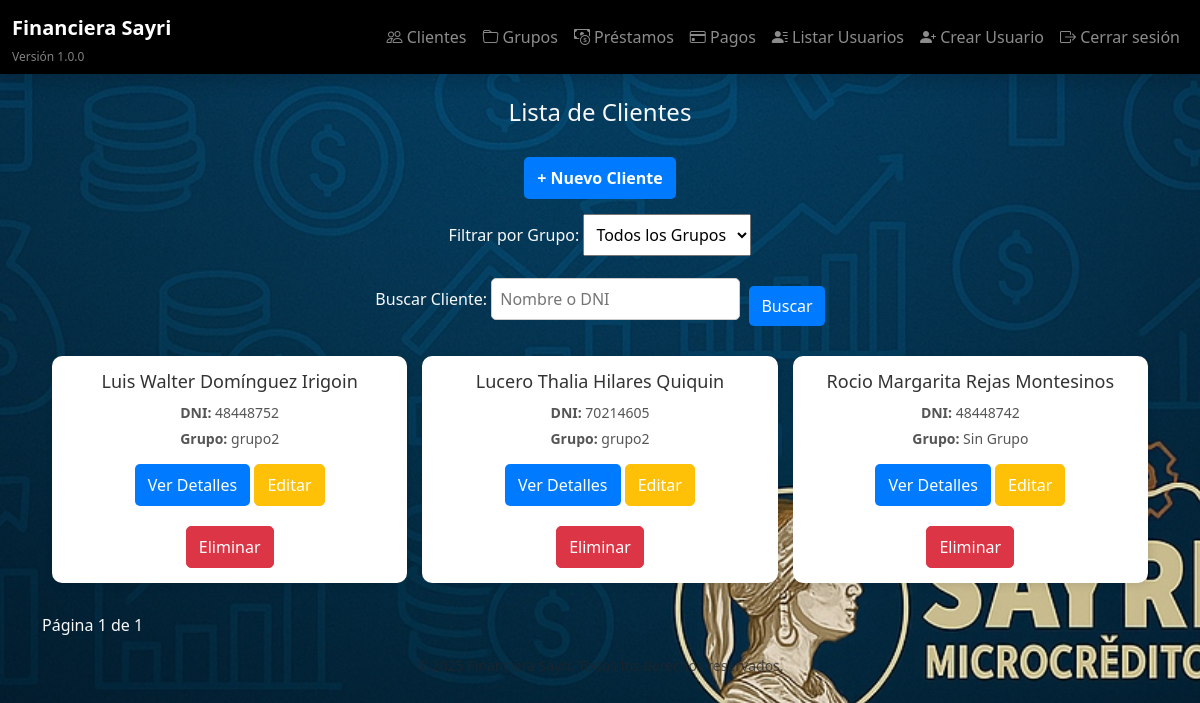
Page /clientes/ (signed in) on the earlier database version.
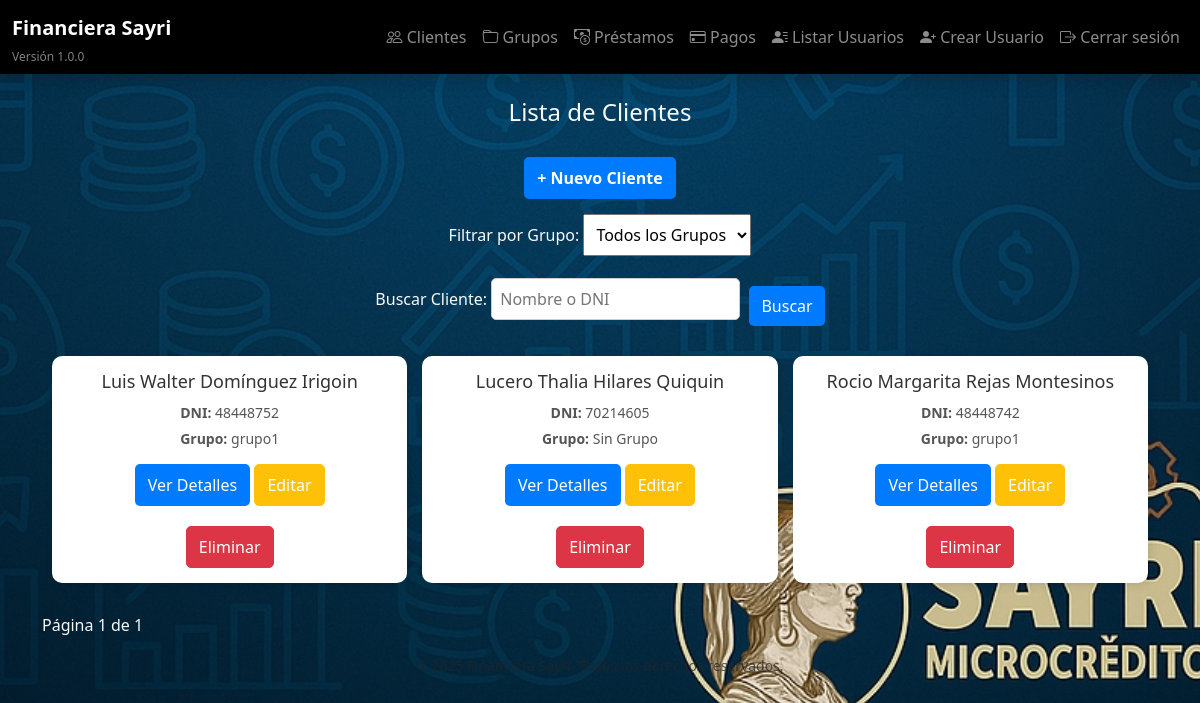
Same page on the later database version.
### models/cliente.py (models this page shows)
class Cliente(db.Model):
    __tablename__ = 'cliente'
    id = db.Column(db.Integer, primary_key=True)
    nombre = db.Column(db.String(100), nullable=False)
    apellido = db.Column(db.String(100), nullable=False)
    dni = db.Column(db.String(15), unique=True, nullable=False)
    celular = db.Column(db.String(20), nullable=False)
    operadora = db.Column(db.String(50))
    banco = db.Column(db.String(50))
    numero_cuenta = db.Column(db.String(50))
    fecha_registro = db.Column(db.DateTime, default=datetime.utcnow)
    grupo_id = db.Column(db.Integer, db.ForeignKey('grupo.id'), nullable=True)
    prestamos_individuales = db.relationship('PrestamoIndividual', backref='cliente', lazy=True)

### models/grupo.py (models this page shows)
class Grupo(db.Model):
    __tablename__ = 'grupo'
    id = db.Column(db.Integer, primary_key=True)
    nombre = db.Column(db.String(100), nullable=False)
    fecha_creacion = db.Column(db.DateTime, default=datetime.utcnow)
    prestamos_grupales = db.relationship('PrestamoGrupal', backref='grupo', lazy=True)
    clientes = db.relationship('Cliente', backref='grupo', lazy=True)

### routes/clientes.py (the view)
@clientes_bp.route('/')
@login_required
def lista_clientes():
    page = request.args.get('page', 1, type=int)
    grupo_id = request.args.get('grupo_id', type=int)
    search = request.args.get('search', '').strip()
    query = Cliente.query
    if grupo_id:
        query = query.filter_by(grupo_id=grupo_id)
    if search:
        query = query.filter(
            Cliente.nombre.ilike(f"%{search}%") | Cliente.dni.ilike(f"%{search}%")
        )
    clientes = query.paginate(page=page, per_page=10)  # 10 clientes por página
    grupos = Grupo.query.all()  # Obtener todos los grupos
    return render_template('clientes/lista_clientes.html', clientes=clientes, grupos=grupos, selected_grupo=grupo_id)

### templates/clientes/lista_clientes.html (shortened to what this page needs)
{% extends "base.html" %}
{% block content %}
    <h2 class="title">Lista de Clientes</h2>
    <div class="add-client-container">
        <a href="{{ url_for('clientes.nuevo_cliente') }}" class="btn btn-add">+ Nuevo Cliente</a>
    </div>
    <form method="GET" action="{{ url_for('clientes.lista_clientes') }}" class="filter-form">
        <label for="grupo_id">Filtrar por Grupo:</label>
        <select name="grupo_id" id="grupo_id" onchange="this.form.submit()">
            <option value="">Todos los Grupos</option>
        </select>
    </form>
    <form method="GET" action="{{ url_for('clientes.lista_clientes') }}" class="search-form">
        <label for="search">Buscar Cliente:</label>
        <input type="text" id="search" name="search" placeholder="Nombre o DNI" value="{{ request.args.get('search', '') }}">
        <button type="submit" class="btn btn-primary">Buscar</button>
    </form>
    <div class="clientes-grid">
        {% for cliente in clientes.items %}
            <div class="cliente-card">
                <h3>{{ cliente.nombre }} {{ cliente.apellido }}</h3>
                <p><strong>DNI:</strong> {{ cliente.dni }}</p>
                <p><strong>Grupo:</strong> {{ cliente.grupo.nombre if cliente.grupo else 'Sin Grupo' }}</p>
                <a href="{{ url_for('clientes.detalle_cliente', cliente_id=cliente.id) }}" class="btn">Ver Detalles</a>
                <a href="{{ url_for('clientes.actualizar_cliente', cliente_id=cliente.id) }}" class="btn btn-warning" style="margin-top: 10px;">
                    Editar
                </a>
                <form method="POST" action="{{ url_for('clientes.eliminar_cliente', cliente_id=cliente.id) }}" style="margin-top: 10px;">
                    <button type="submit" class="btn btn-danger" onclick="return confirm('¿Estás seguro de que deseas eliminar este cliente?')">
                        Eliminar
                    </button>
                </form>
            </div>
        {% endfor %}
    </div>
    <div class="pagination">
        <span>Página {{ clientes.page }} de {{ clientes.pages }}</span>
    </div>
{% endblock %}

Differences in the rows shown:
changed through a linked row, Cliente "Luis Walter": grupo "grupo2" → "grupo1"
changed Cliente "Lucero Thalia": grupo "grupo2" → "Sin Grupo"
changed Cliente "Rocio Margarita": grupo "Sin Grupo" → "grupo1"
